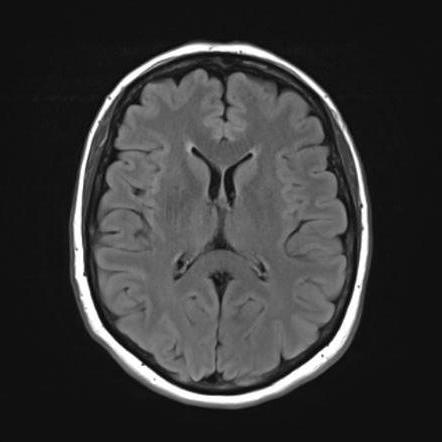
#> input picture test_images/case1_no_tumor_healthy.jpg, 442 x 442 px
$ python -i mri_preprocessor.py   (imports and definitions only)
#> lines starting #> are read from the running program, lines starting #| are printed output that depends on the picture; after the words box and inside, x2 and y2 are one past the last pixel; in counts of white or black regions, pixels touching at a corner belong together
#> further down, picture is the input picture: shape (442, 442, 3); min 0, max 255, mean 56
"""
mri_preprocessor.py
Module tiền xử lý ảnh cộng hưởng từ (MRI) chuyên sâu cho bài toán phân đoạn u não:
1. Bóc tách hộp sọ (Skull Stripping / Brain Mask Extraction)
2. Cân bằng tương phản thích ứng (Adaptive CLAHE Contrast Enhancement)
3. Chuẩn hóa cường độ tín hiệu (Z-score / Min-Max Intensity Normalization)
4. Trích xuất bản đồ biên (Edge Distance Map) phục vụ Boundary Loss
"""

import cv2
import numpy as np
from PIL import Image

class MRISkullStripper:
    """
    Thuật toán bóc tách hộp sọ (Skull Stripping) không cần trọng số nặng:
    Sử dụng kết hợp Otsu thresholding, phép toán hình thái học (Morphological Closing/Opening)
    và lọc thành phần liên thông lớn nhất (Largest Connected Component) để giữ lại nhu mô não,
    loại bỏ hoàn toàn tín hiệu xương sọ, da đầu và nền đen nhiễu.
    """
    def __init__(self, kernel_size=5, num_erosions=2, num_dilations=2):
        self.kernel = cv2.getStructuringElement(cv2.MORPH_ELLIPSE, (kernel_size, kernel_size))
        self.num_erosions = num_erosions
        self.num_dilations = num_dilations

    def get_brain_mask(self, gray_img: np.ndarray) -> np.ndarray:
        """
        Trích xuất mặt nạ nhu mô não (Binary Mask).
        gray_img: np.ndarray (H, W), uint8 [0, 255]
        """
        # 1. Làm mờ nhẹ Gaussian để giảm nhiễu hạt Rician của máy MRI
        blurred = cv2.GaussianBlur(gray_img, (5, 5), 0)

        # 2. Phân ngưỡng tự động Otsu để tách foreground (đầu + sọ) khỏi nền đen
        _, binary = cv2.threshold(blurred, 0, 255, cv2.THRESH_BINARY + cv2.THRESH_OTSU)
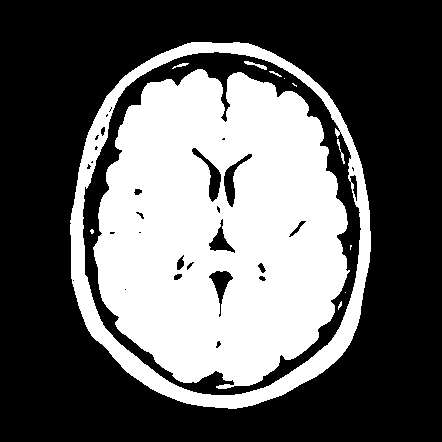
#> binary: shape (442, 442); 37.8% white; 12 white regions (6 under 20 px), largest, box (x1, y1, x2, y2) and area: (93, 69, 350, 389) 60415, (70, 42, 371, 409) 13199, (244, 61, 267, 70) 72, (337, 139, 345, 164) 50, (172, 63, 189, 69) 38, (269, 71, 282, 77) 26

        # 3. Tìm thành phần liên thông lớn nhất (toàn bộ hộp sọ và não)
        num_labels, labels, stats, _ = cv2.connectedComponentsWithStats(binary, connectivity=8)
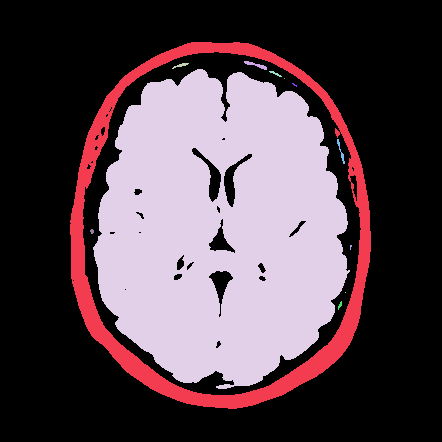
#> labels: shape (442, 442) int32; 13 distinct labels, from 0 to 12; one colour per label, 0 black
#> num_labels = 13; stats = 13 rows, first 6: [0, 0, 442, 442, 121514], [70, 42, 301, 367, 13199], [244, 61, 23, 9, 72], [172, 63, 17, 6, 38], [93, 69, 257, 320, 60415], [269, 71, 13, 6, 26]
        if num_labels > 1:
            # Bỏ qua label 0 (background), tìm label có diện tích lớn nhất
            largest_label = 1 + np.argmax(stats[1:, cv2.CC_STAT_AREA])
#> largest_label = 4
            skull_mask = (labels == largest_label).astype(np.uint8) * 255
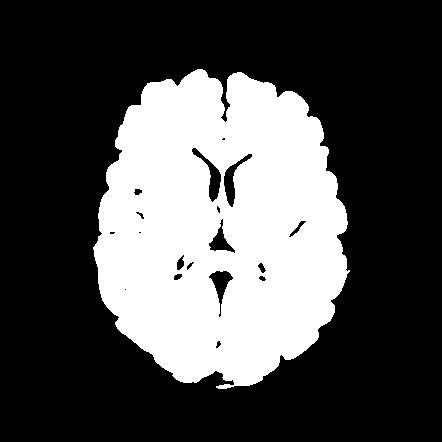
#> skull_mask: shape (442, 442); 30.9% white; 1 white region, box (x1, y1, x2, y2) and area: (93, 69, 350, 389) 60415
        else:
            skull_mask = binary

        # 4. Phép ăn mòn (Erosion) để tách rời mô não khỏi viền xương sọ mỏng
        eroded = cv2.erode(skull_mask, self.kernel, iterations=self.num_erosions)
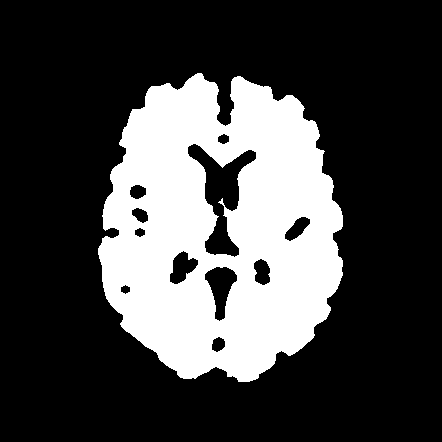
#> eroded: shape (442, 442); 26.6% white; 1 white region, box (x1, y1, x2, y2) and area: (98, 73, 343, 382) 51937

        # 5. Lọc lại thành phần liên thông lớn nhất của nhu mô não bên trong
        num_labels_inner, labels_inner, stats_inner, _ = cv2.connectedComponentsWithStats(eroded, connectivity=8)
#> num_labels_inner = 2; stats_inner = [[0, 0, 442, 442, 143427], [98, 73, 245, 309, 51937]]
        if num_labels_inner > 1:
            largest_inner = 1 + np.argmax(stats_inner[1:, cv2.CC_STAT_AREA])
#> largest_inner = 1
            brain_core = (labels_inner == largest_inner).astype(np.uint8) * 255
        else:
            brain_core = eroded

        # 6. Giãn nở (Dilation) để bù lại thể tích vỏ não và u ngoại vi sát màng não
        brain_mask = cv2.dilate(brain_core, self.kernel, iterations=self.num_dilations + 1)
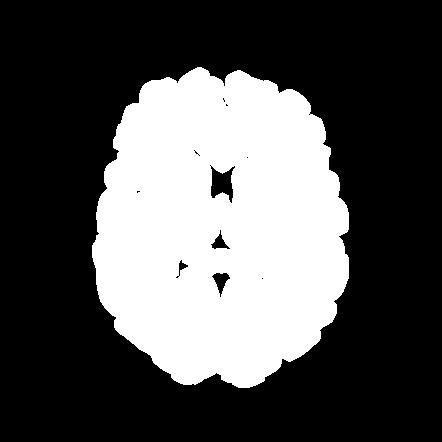
#> brain_mask: shape (442, 442); 32.5% white; 1 white region

        # 7. Lấp đầy lỗ rỗng (Fill holes) bên trong não
        contours, _ = cv2.findContours(brain_mask, cv2.RETR_EXTERNAL, cv2.CHAIN_APPROX_SIMPLE)
#> contours = 1 contour; box (x1, y1, x2, y2) and area: (92, 67, 349, 388) 64002
        filled_mask = np.zeros_like(brain_mask)
        cv2.drawContours(filled_mask, contours, -1, 255, thickness=cv2.FILLED)
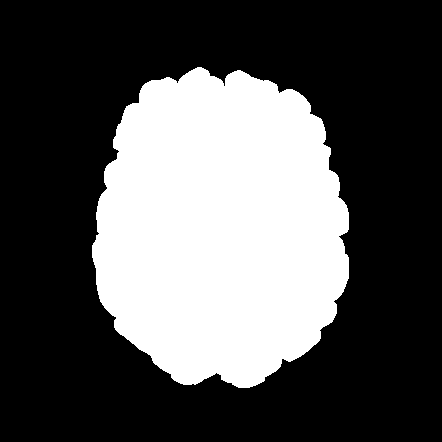
#> filled_mask: shape (442, 442); 33% white; 1 white region, box (x1, y1, x2, y2) and area: (92, 67, 349, 388) 64471

        return filled_mask

    def strip(self, img_bgr: np.ndarray) -> np.ndarray:
        """
        Bóc tách hộp sọ từ ảnh màu BGR / RGB.
        """
        gray = cv2.cvtColor(img_bgr, cv2.COLOR_BGR2GRAY) if len(img_bgr.shape) == 3 else img_bgr
        mask = self.get_brain_mask(gray)
        # Áp mặt nạ lên từng kênh
        stripped = cv2.bitwise_and(img_bgr, img_bgr, mask=mask)
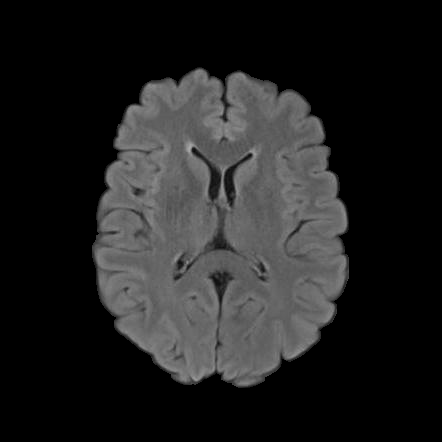
#> stripped: shape (442, 442, 3); min 0, max 171, mean 32.7
        return stripped, mask


class MRIContrastEnhancer:
    """
    Tăng cường độ tương phản mô mềm (Contrast Enhancement) cho ảnh MRI sọ não:
    Sử dụng Contrast Limited Adaptive Histogram Equalization (CLAHE) trên kênh độ sáng L (trong không gian Lab).
    Giúp làm nổi bật viền thâm nhiễm mờ giữa mô u và chất xám / chất trắng bình thường.
    """
    def __init__(self, clip_limit=2.0, tile_grid_size=(8, 8)):
        self.clahe = cv2.createCLAHE(clipLimit=clip_limit, tileGridSize=tile_grid_size)

    # [12 lines left out: function enhance, not called in this run]


class MRIIntensityNormalizer:
    """
    Chuẩn hóa cường độ tín hiệu MRI:
    - Min-Max Scaling về [0, 1]
    - Z-Score Normalization (loại bỏ giá trị ngoại lai 1% và 99% percentile)
    """
    # [25 lines left out: function zscore_normalize, not called in this run]


class MRIPipeline:
    """
    Toàn bộ quy trình tiền xử lý ảnh MRI đầu cuối (End-to-End MRI Preprocessing Pipeline):
    1. Skull Stripping
    2. CLAHE Contrast Enhancement
    3. Min-Max Normalization
    """
    # [13 lines left out: functions __init__, process, not called in this run]

>>> import cv2
>>> picture = cv2.imread('../test_images/case1_no_tumor_healthy.jpg')
>>> result = MRISkullStripper().strip(picture)

$ run again, on test_images/case2_meningioma.jpg
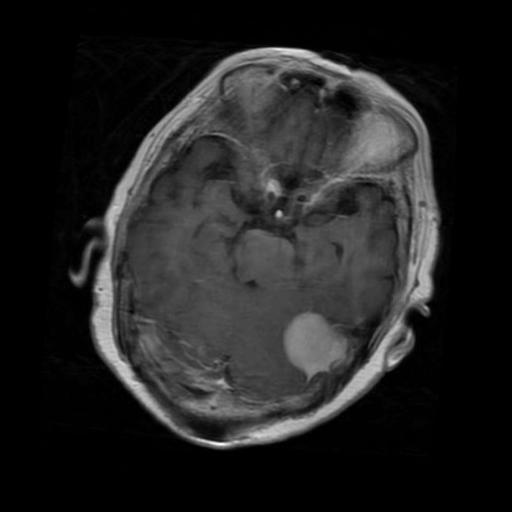
#> input picture test_images/case2_meningioma.jpg, 512 x 512 px
#> picture is the input picture: shape (512, 512, 3); min 0, max 255, mean 34.2
#> binary: shape (512, 512); 37.4% white; 1 white region, box (x1, y1, x2, y2) and area: (70, 46, 441, 450) 97916
#> num_labels = 2; stats = [[0, 0, 512, 512, 164228], [70, 46, 371, 404, 97916]]
#> largest_label = 1
#> eroded: shape (512, 512); 29.8% white; 7 white regions (5 under 20 px), largest, box (x1, y1, x2, y2) and area: (94, 50, 437, 446) 78088, (75, 274, 83, 282) 30
#> in get_brain_mask, `num_labels_inner, labels_inner, stats_inner, _ = cv2.connectedComponen..`:
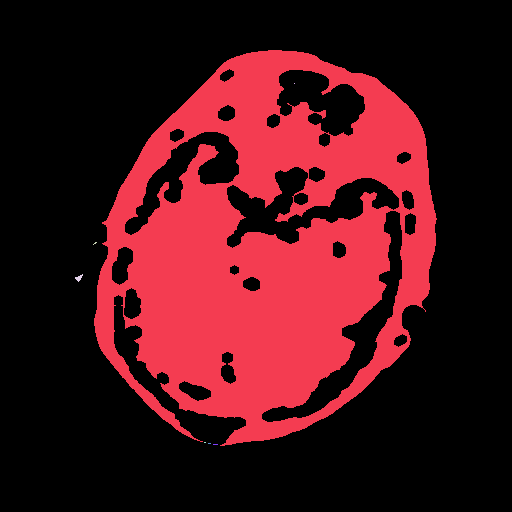
#> labels_inner: shape (512, 512) int32; 8 distinct labels, from 0 to 7; one colour per label, 0 black
#> num_labels_inner = 8; stats_inner = [[0, 0, 512, 512, 184010], [94, 50, 343, 396, 78088], [294, 83, 1, 1, 1], [93, 242, 4, 3, 5], [75, 274, 8, 8, 30], [204, 442, 2, 1, 2], [208, 443, 3, 1, 3], [213, 444, 5, 1, 5]]
#> largest_inner = 1
#> brain_core: shape (512, 512); 29.8% white; 1 white region, box (x1, y1, x2, y2) and area: (94, 50, 437, 446) 78088
#> brain_mask: shape (512, 512); 39.8% white; 1 white region
#> contours = 1 contour; box (x1, y1, x2, y2) and area: (88, 44, 443, 452) 108936
#> in get_brain_mask, `cv2.drawContours(filled_mask, contours, -1, 255, thickness=cv2.FILLED)`:
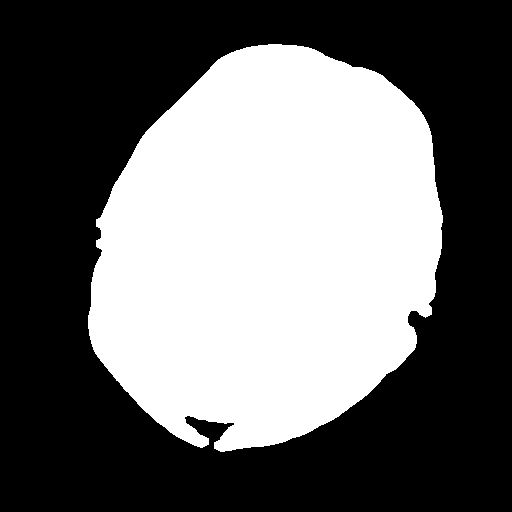
#> filled_mask: shape (512, 512); 41.8% white; 1 white region, box (x1, y1, x2, y2) and area: (88, 44, 443, 452) 109544

$ run again, on test_images/case3_pituitary.jpg
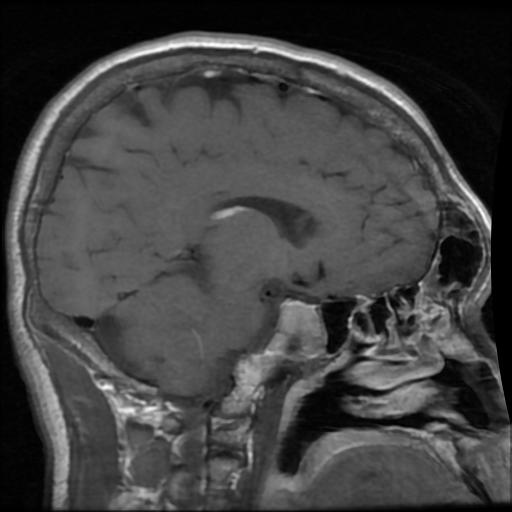
#> input picture test_images/case3_pituitary.jpg, 512 x 512 px
#> picture is the input picture: shape (512, 512, 3); min 0, max 255, mean 65.8
#> binary: shape (512, 512); 69.2% white; 107 black regions (47 under 20 px), largest, box (x1, y1, x2, y2) and area: (0, 0, 512, 512) 58805, (277, 340, 479, 475) 5504, (388, 202, 482, 336) 3399
#> labels: shape (512, 512) int32; 8 distinct labels, from 0 to 7
#> num_labels = 8; stats = [[0, 0, 512, 512, 80679], [6, 31, 506, 481, 181210], [345, 104, 3, 3, 6], [439, 220, 21, 24, 219], [463, 231, 2, 1, 2], [463, 237, 3, 2, 3], [468, 239, 2, 2, 2], [502, 412, 6, 6, 23]]
#> largest_label = 1
#> skull_mask: shape (512, 512); 69.1% white; 107 black regions (47 under 20 px), largest, box (x1, y1, x2, y2) and area: (0, 0, 512, 512) 58828, (277, 340, 479, 475) 5504, (388, 202, 482, 336) 3625
#> eroded: shape (512, 512); 56.9% white; 45 black regions, largest, box (x1, y1, x2, y2) and area: (0, 0, 512, 512) 91641, (151, 45, 383, 120) 6882, (162, 370, 251, 470) 2691
#> in get_brain_mask, `num_labels_inner, labels_inner, stats_inner, _ = cv2.connectedComponen..`:
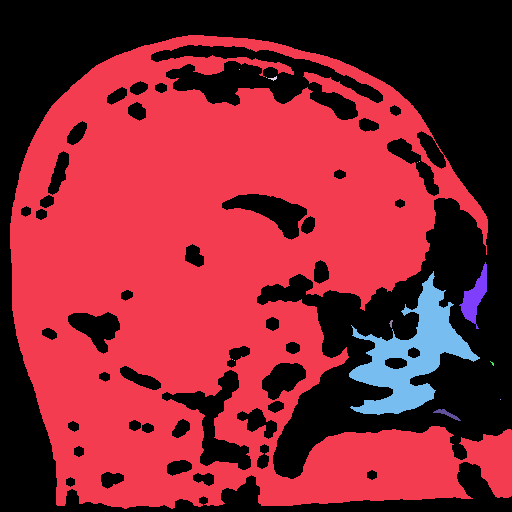
#> labels_inner: shape (512, 512) int32; 15 distinct labels, from 0 to 14; one colour per label, 0 black
#> num_labels_inner = 15; stats_inner = 15 rows, first 6: [0, 0, 512, 512, 113025], [10, 35, 502, 474, 141465], [239, 69, 1, 1, 1], [266, 77, 1, 1, 1], [268, 76, 9, 5, 19], [419, 161, 1, 1, 1]
#> largest_inner = 1
#> brain_core: shape (512, 512); 54% white; 43 black regions, largest, box (x1, y1, x2, y2) and area: (0, 0, 512, 512) 99564, (151, 45, 383, 120) 6903, (162, 370, 251, 470) 2691
#> brain_mask: shape (512, 512); 67.1% white; 43 black regions (26 under 20 px)
#> contours = 1 contour; box (x1, y1, x2, y2) and area: (4, 29, 512, 512) 178272
#> filled_mask: shape (512, 512); 68.5% white; 8 black regions (3 under 20 px), largest, box (x1, y1, x2, y2) and area: (0, 0, 512, 512) 80379, (293, 468, 512, 512) 1640, (219, 487, 261, 512) 483, (65, 499, 107, 512) 127, (179, 505, 194, 512) 56
#> in strip, `stripped = cv2.bitwise_and(img_bgr, img_bgr, mask=mask)`:
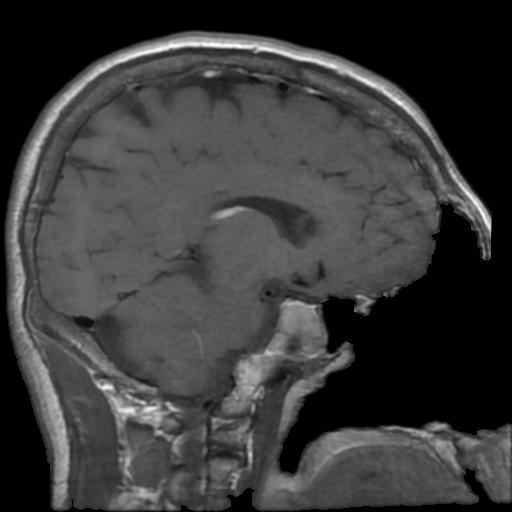
#> stripped: shape (512, 512, 3); min 0, max 255, mean 58.5

$ run again, on test_images/case4_glioma.jpg
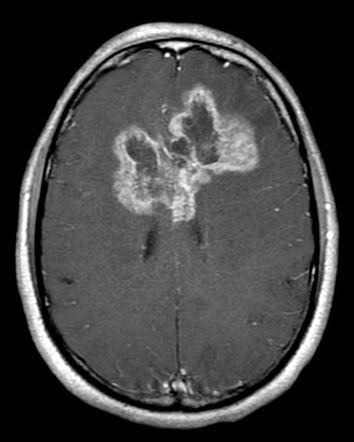
#> input picture test_images/case4_glioma.jpg, 354 x 442 px
#> picture is the input picture: shape (442, 354, 3); min 0, max 255, mean 66
#> binary: shape (442, 354); 61.1% white; 30 black regions (21 under 20 px), largest, box (x1, y1, x2, y2) and area: (0, 0, 354, 442) 52260, (34, 38, 320, 413) 7806, (178, 45, 227, 65) 239
#> labels: shape (442, 354) int32; 9 distinct labels, from 0 to 8
#> num_labels = 9; stats = [[0, 0, 354, 442, 60924], [15, 22, 324, 406, 17036], [42, 41, 272, 367, 78297], [75, 89, 9, 12, 28], [310, 266, 6, 19, 55], [45, 298, 5, 8, 28], [73, 355, 16, 15, 71], [269, 368, 3, 2, 4], [91, 372, 10, 9, 25]]
#> largest_label = 2
#> skull_mask: shape (442, 354); 50% white; 29 black regions (21 under 20 px), largest, box (x1, y1, x2, y2) and area: (0, 0, 354, 442) 77313, (178, 45, 227, 65) 239, (145, 231, 154, 258) 153
#> eroded: shape (442, 354); 45.1% white; 8 white regions (6 under 20 px), largest, box (x1, y1, x2, y2) and area: (46, 54, 310, 404) 70458, (218, 52, 240, 60) 36
#> labels_inner: shape (442, 354) int32; 9 distinct labels, from 0 to 8
#> num_labels_inner = 9; stats_inner = [[0, 0, 354, 442, 85933], [172, 45, 11, 3, 19], [215, 51, 2, 1, 2], [218, 52, 22, 8, 36], [46, 54, 264, 350, 70458], [113, 58, 9, 6, 17], [241, 60, 1, 1, 1], [243, 61, 1, 1, 1], [111, 62, 1, 1, 1]]
#> largest_inner = 4
#> brain_core: shape (442, 354); 45% white; 1 white region, box (x1, y1, x2, y2) and area: (46, 54, 310, 404) 70458
#> brain_mask: shape (442, 354); 50.4% white; 2 black regions
#> contours = 1 contour; box (x1, y1, x2, y2) and area: (40, 48, 316, 410) 78417
#> filled_mask: shape (442, 354); 50.4% white; 1 black region, box (x1, y1, x2, y2) and area: (0, 0, 354, 442) 77541
#> in strip, `stripped = cv2.bitwise_and(img_bgr, img_bgr, mask=mask)`:
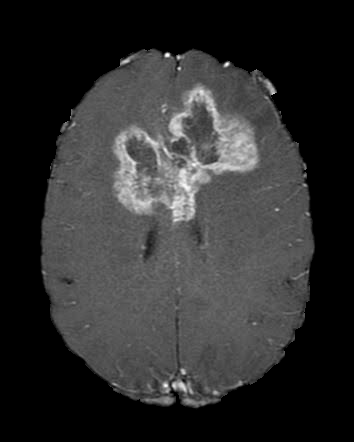
#> stripped: shape (442, 354, 3); min 0, max 255, mean 46.6
